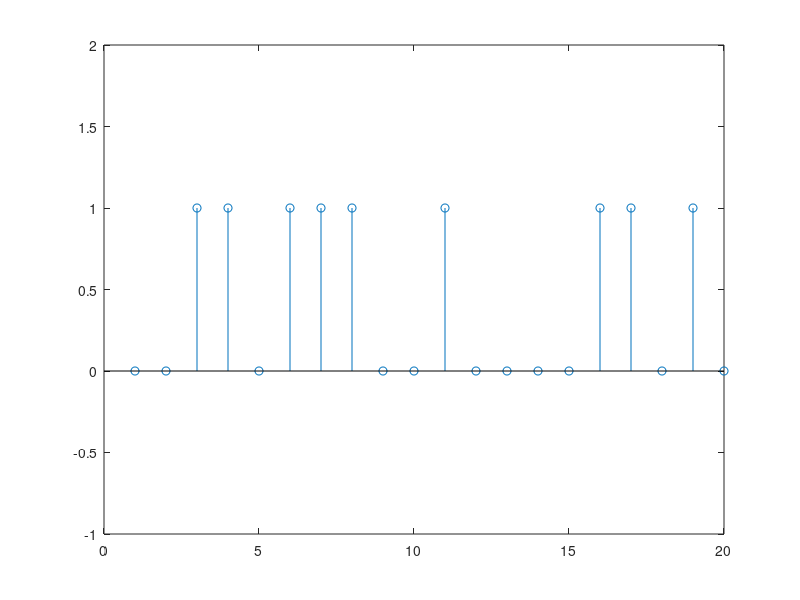

Here is the MATLAB script that generated this plot:
% Graficas del informe de 

source=[0 0 1 1 0 1 1 1 0 0 1 0 0 0 0 1 1 0 1 0];
stem(source)
ylim([-1 2])

interpolador_out=[0 0 1 1 0 1 1 1 0 0 1 0 0 0 0 1 1 0 1 0]